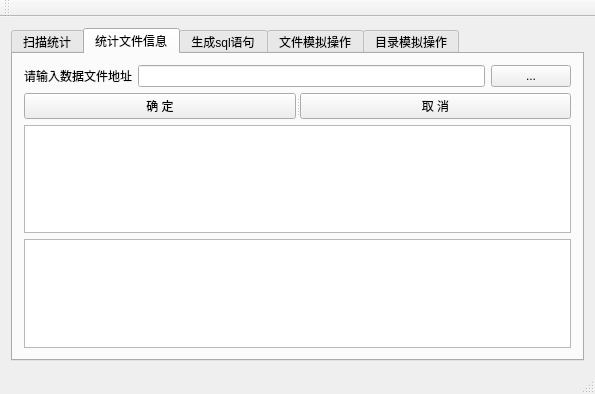
<?xml version="1.0" encoding="UTF-8"?>
<ui version="4.0">
 <class>scanGUIClass</class>
 <widget class="QMainWindow" name="scanGUIClass">
  <property name="geometry">
   <rect>
    <x>0</x>
    <y>0</y>
    <width>595</width>
    <height>394</height>
   </rect>
  </property>
  <property name="windowTitle">
   <string>scanGUI</string>
  </property>
  <widget class="QWidget" name="centralWidget">
   <layout class="QHBoxLayout" name="horizontalLayout">
    <item>
     <layout class="QHBoxLayout" name="horizontalLayout_2">
      <item>
       <widget class="QTabWidget" name="tabWidget">
        <property name="enabled">
         <bool>true</bool>
        </property>
        <property name="currentIndex">
         <number>1</number>
        </property>
        <property name="tabsClosable">
         <bool>false</bool>
        </property>
        <property name="movable">
         <bool>false</bool>
        </property>
        <property name="tabBarAutoHide">
         <bool>false</bool>
        </property>
        <widget class="QWidget" name="tab_9">
         <attribute name="title">
          <string>扫描统计</string>
         </attribute>
         <layout class="QVBoxLayout" name="verticalLayout_3">
          <item>
           <widget class="QTableWidget" name="DirSystemInfoTable">
            <property name="tabletTracking">
             <bool>false</bool>
            </property>
           </widget>
          </item>
          <item>
           <widget class="QPushButton" name="startScanYes">
            <property name="text">
             <string>开 始 扫 描</string>
            </property>
           </widget>
          </item>
         </layout>
        </widget>
        <widget class="QWidget" name="tab_11">
         <attribute name="title">
          <string>统计文件信息</string>
         </attribute>
         <layout class="QVBoxLayout" name="verticalLayout_6">
          <item>
           <layout class="QHBoxLayout" name="horizontalLayout_8">
            <item>
             <widget class="QLabel" name="label_3">
              <property name="text">
               <string>请输入数据文件地址</string>
              </property>
             </widget>
            </item>
            <item>
             <widget class="QLineEdit" name="staInputLine"/>
            </item>
            <item>
             <widget class="QPushButton" name="staBrowsebtn">
              <property name="text">
               <string>...</string>
              </property>
             </widget>
            </item>
           </layout>
          </item>
          <item>
           <widget class="QSplitter" name="splitter">
            <property name="orientation">
             <enum>Qt::Horizontal</enum>
            </property>
            <widget class="QPushButton" name="staYes">
             <property name="text">
              <string>确 定</string>
             </property>
            </widget>
            <widget class="QPushButton" name="staNo">
             <property name="text">
              <string>取 消</string>
             </property>
            </widget>
           </widget>
          </item>
          <item>
           <widget class="QTableWidget" name="staInfoTable"/>
          </item>
          <item>
           <widget class="QTextBrowser" name="DifferenceOutput"/>
          </item>
         </layout>
        </widget>
        <widget class="QWidget" name="tab_10">
         <attribute name="title">
          <string>生成sql语句</string>
         </attribute>
         <layout class="QVBoxLayout" name="verticalLayout_8">
          <item>
           <layout class="QHBoxLayout" name="horizontalLayout_6">
            <item>
             <widget class="QLabel" name="label_2">
              <property name="text">
               <string>请选择保存地址</string>
              </property>
             </widget>
            </item>
            <item>
             <widget class="QLineEdit" name="sqlPathInputLIine"/>
            </item>
            <item>
             <widget class="QPushButton" name="sqlPathBrowsebtn">
              <property name="text">
               <string>...</string>
              </property>
             </widget>
            </item>
           </layout>
          </item>
          <item>
           <widget class="QSplitter" name="splitter_4">
            <property name="orientation">
             <enum>Qt::Horizontal</enum>
            </property>
            <widget class="QPushButton" name="sqlyes">
             <property name="text">
              <string>确 定</string>
             </property>
            </widget>
            <widget class="QPushButton" name="sqlno">
             <property name="text">
              <string>取消</string>
             </property>
            </widget>
           </widget>
          </item>
         </layout>
        </widget>
        <widget class="QWidget" name="tab_12">
         <attribute name="title">
          <string>文件模拟操作</string>
         </attribute>
         <layout class="QVBoxLayout" name="verticalLayout_7">
          <item>
           <layout class="QHBoxLayout" name="horizontalLayout_5">
            <item>
             <widget class="QLabel" name="label">
              <property name="text">
               <string>请输入数据文件地址</string>
              </property>
             </widget>
            </item>
            <item>
             <widget class="QLineEdit" name="simPathLine"/>
            </item>
            <item>
             <widget class="QPushButton" name="browseBtn">
              <property name="text">
               <string>...</string>
              </property>
             </widget>
            </item>
           </layout>
          </item>
          <item>
           <widget class="QSplitter" name="splitter_2">
            <property name="orientation">
             <enum>Qt::Horizontal</enum>
            </property>
            <widget class="QPushButton" name="dataFilePathYes">
             <property name="text">
              <string>确 定</string>
             </property>
            </widget>
            <widget class="QPushButton" name="datafilepathNo">
             <property name="text">
              <string>取 消</string>
             </property>
            </widget>
           </widget>
          </item>
          <item>
           <widget class="QListWidget" name="DataFileList"/>
          </item>
          <item>
           <widget class="QSplitter" name="splitter_3">
            <property name="orientation">
             <enum>Qt::Horizontal</enum>
            </property>
            <widget class="QPushButton" name="SelectYes">
             <property name="text">
              <string>确 定</string>
             </property>
            </widget>
            <widget class="QPushButton" name="SelectNo">
             <property name="text">
              <string>取 消</string>
             </property>
            </widget>
           </widget>
          </item>
          <item>
           <widget class="QListWidget" name="differenceOutput"/>
          </item>
         </layout>
        </widget>
        <widget class="QWidget" name="tab">
         <attribute name="title">
          <string>目录模拟操作</string>
         </attribute>
         <layout class="QVBoxLayout" name="verticalLayout">
          <item>
           <layout class="QHBoxLayout" name="horizontalLayout_11">
            <item>
             <widget class="QLabel" name="label_7">
              <property name="text">
               <string>请输入数据文件地址</string>
              </property>
             </widget>
            </item>
            <item>
             <widget class="QLineEdit" name="simPathLine2"/>
            </item>
            <item>
             <widget class="QPushButton" name="browseBtn2">
              <property name="text">
               <string>...</string>
              </property>
             </widget>
            </item>
           </layout>
          </item>
          <item>
           <widget class="QSplitter" name="splitter_13">
            <property name="orientation">
             <enum>Qt::Horizontal</enum>
            </property>
            <widget class="QPushButton" name="dataFilePathYes2">
             <property name="text">
              <string>确 定</string>
             </property>
            </widget>
            <widget class="QPushButton" name="datafilepathNo2">
             <property name="text">
              <string>取 消</string>
             </property>
            </widget>
           </widget>
          </item>
          <item>
           <widget class="QListWidget" name="DataFileList2"/>
          </item>
          <item>
           <widget class="QSplitter" name="splitter_14">
            <property name="orientation">
             <enum>Qt::Horizontal</enum>
            </property>
            <widget class="QPushButton" name="SelectYes2">
             <property name="text">
              <string>确 定</string>
             </property>
            </widget>
            <widget class="QPushButton" name="selectNo2">
             <property name="text">
              <string>取 消</string>
             </property>
            </widget>
           </widget>
          </item>
          <item>
           <widget class="QListWidget" name="differenceOutput2"/>
          </item>
         </layout>
        </widget>
       </widget>
      </item>
     </layout>
    </item>
   </layout>
  </widget>
  <widget class="QToolBar" name="mainToolBar">
   <attribute name="toolBarArea">
    <enum>TopToolBarArea</enum>
   </attribute>
   <attribute name="toolBarBreak">
    <bool>false</bool>
   </attribute>
  </widget>
  <widget class="QStatusBar" name="statusBar"/>
 </widget>
 <layoutdefault spacing="6" margin="11"/>
 <resources>
  <include location="scanGUI.qrc"/>
 </resources>
 <connections>
  <connection>
   <sender>sqlno</sender>
   <signal>clicked()</signal>
   <receiver>sqlPathInputLIine</receiver>
   <slot>clear()</slot>
   <hints>
    <hint type="sourcelabel">
     <x>120</x>
     <y>93</y>
    </hint>
    <hint type="destinationlabel">
     <x>120</x>
     <y>84</y>
    </hint>
   </hints>
  </connection>
  <connection>
   <sender>staNo</sender>
   <signal>clicked()</signal>
   <receiver>staInputLine</receiver>
   <slot>clear()</slot>
   <hints>
    <hint type="sourcelabel">
     <x>341</x>
     <y>101</y>
    </hint>
    <hint type="destinationlabel">
     <x>321</x>
     <y>66</y>
    </hint>
   </hints>
  </connection>
  <connection>
   <sender>datafilepathNo</sender>
   <signal>clicked()</signal>
   <receiver>simPathLine</receiver>
   <slot>clear()</slot>
   <hints>
    <hint type="sourcelabel">
     <x>341</x>
     <y>92</y>
    </hint>
    <hint type="destinationlabel">
     <x>324</x>
     <y>66</y>
    </hint>
   </hints>
  </connection>
  <connection>
   <sender>SelectNo</sender>
   <signal>clicked()</signal>
   <receiver>DataFileList</receiver>
   <slot>clearSelection()</slot>
   <hints>
    <hint type="sourcelabel">
     <x>571</x>
     <y>245</y>
    </hint>
    <hint type="destinationlabel">
     <x>313</x>
     <y>205</y>
    </hint>
   </hints>
  </connection>
  <connection>
   <sender>datafilepathNo2</sender>
   <signal>clicked()</signal>
   <receiver>simPathLine2</receiver>
   <slot>clear()</slot>
   <hints>
    <hint type="sourcelabel">
     <x>120</x>
     <y>88</y>
    </hint>
    <hint type="destinationlabel">
     <x>120</x>
     <y>84</y>
    </hint>
   </hints>
  </connection>
  <connection>
   <sender>selectNo2</sender>
   <signal>clicked()</signal>
   <receiver>DataFileList2</receiver>
   <slot>clearSelection()</slot>
   <hints>
    <hint type="sourcelabel">
     <x>120</x>
     <y>96</y>
    </hint>
    <hint type="destinationlabel">
     <x>102</x>
     <y>62</y>
    </hint>
   </hints>
  </connection>
 </connections>
</ui>
